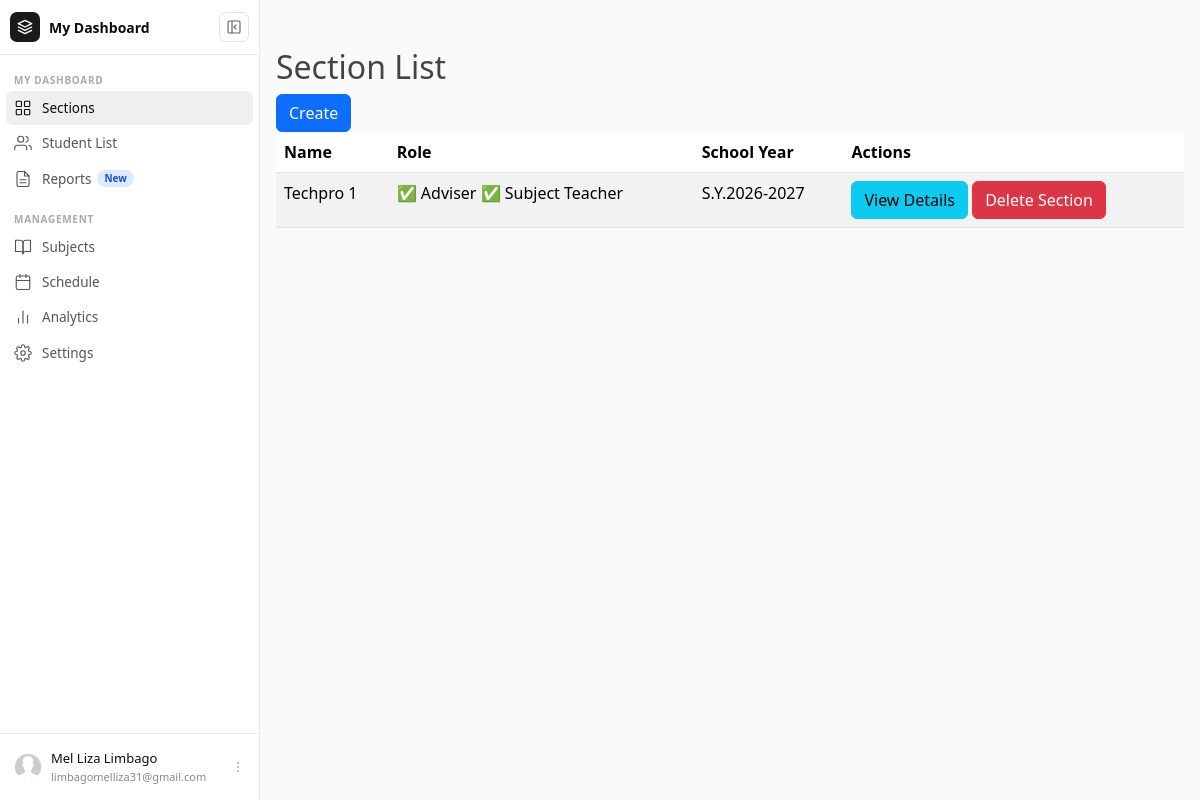
The page /section/ (signed in) on the database as committed earlier.
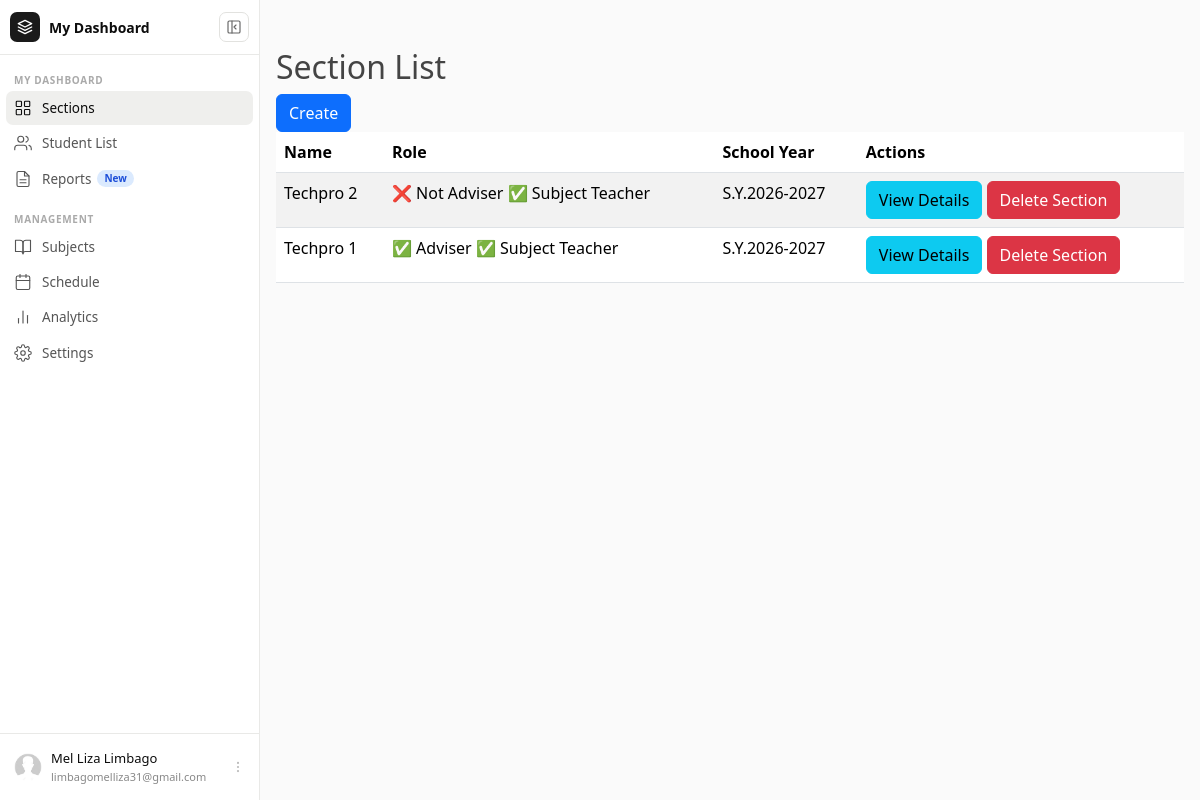
The same page on the database as committed later.
### users/models.py (models this page shows, shortened)
class Profile(models.Model):
    user = models.OneToOneField(User, on_delete=models.CASCADE)
    image = models.ImageField(default='default.jpg', upload_to='profile_pics')

### sections/models.py (models this page shows, shortened)
class Section(models.Model):
    adviser = models.ForeignKey(User, on_delete=models.CASCADE)
    name = models.CharField(max_length=20, null=True)
    grade_level = models.IntegerField(null=True)
    class_type = models.CharField(max_length=100, choices=Class_Type, default='JHS',null=True)
    is_adviser = models.BooleanField(default=True)
    is_subject_teacher = models.BooleanField(default=False)
    principal_name = models.CharField(max_length=100, null=True)
    school_year = models.ForeignKey(schoolYear,on_delete=models.CASCADE, limit_choices_to= {'is_active':True}, default='S.Y. 2026-2027')

### schoolYear/models.py (models this page shows)
class schoolYear(models.Model):
    name = models.CharField(unique=True,max_length=150)
    start_date = models.DateField()
    end_date = models.DateField()
    is_active = models.BooleanField(default=True, verbose_name="Active Status")
    def __str__(self):
        return self.name

### sections/views.py (the view)
# urls.py: path('', SectionListView.as_view(),name='section-home'),
class SectionListView(LoginRequiredMixin, ListView):
    model = Section
    template_name = 'sections/section_home.html'
    context_object_name = 'sections'
    def get_queryset(self):
        return Section.objects.filter(adviser=self.request.user)

### sections/templates/sections/section_home.html (shortened to what this page needs)
{% extends 'users/base.html' %}
{% block content %}
  <h2>Section List</h2>
  <form method="post" action="{% url 'section-create' %}">
    <button type="submit" class="btn btn-primary">Create</button>
  </form>
  {% if sections %}
  <table class="table table-striped table-hover">
    <thead>
      <tr>
        <th scope="col">Name</th>
        <th scope="col">Role</th>
        <th scope="col">School Year</th>
        <th scope="col">Actions</th>
      </tr>
    </thead>
    <tbody>
      {% for section in sections %}
              <tr>
                  <td>{{ section.name }}</td>
                  <td>{% if section.is_adviser %}
                          ✅ Adviser
                        {% else %}
                          ❌ Not Adviser
                      {% endif %}
                      {% if section.is_subject_teacher %}
                          ✅ Subject Teacher
                      {% else %}
                          ❌ Not Subject Teacher
                      {% endif %}</td>
                  <td>{{ section.school_year }}</td>
                  <td>
                    <a href="{% url 'section-detail' section.id %}" class="btn btn-info">View Details</a>
                    <a href="{% url 'section-delete' section.id %}" class="btn btn-danger">Delete Section</a>
                  </td>
              </tr>
          {% endfor %}
    </tbody>
  </table>
  {%else %}
  <div class="alert alert-info mt-3" role="alert">
      There is no section yet. Click 'Create' button to add.
  </div>
  {% endif %}
{% endblock %}

### users/templates/users/base.html (shortened to what this page needs)
{% load static %}
<!DOCTYPE html>
<html>
    <head>
        <link href="https://cdn.jsdelivr.net/npm/bootstrap@5.3.8/dist/css/bootstrap.min.css" rel="stylesheet">
        <link rel="stylesheet" type="text/css" href="{% static 'users/main.css' %}">
        <link rel="stylesheet" href="{% static 'css/sidebar.css' %}">
        <link rel="stylesheet" href="https://cdn.jsdelivr.net/npm/flatpickr/dist/flatpickr.min.css">
    </head>
    <body>
        <div class="d-flex" id="wrapper">
            {% include 'partials/_sidebar.html' %}
            <div id="page-content-wrapper" class="flex-grow-1 overflow-auto">
                <div id="messages" class="p-3">
                </div>
                <div class="container-fluid p-3">
                    {% block content %}{% endblock %}
                </div>
            </div>
        </div>
    </body>
</html>

### users/templates/partials/_sidebar.html (shortened to what this page needs)
{% load static %}
{% if user.is_authenticated %}
<div id="cs-sidebar">
  <div class="cs-top">
    <div class="cs-brand">
      <div class="cs-brand-icon">
        <svg width="16" height="16" viewBox="0 0 24 24" fill="none" stroke="currentColor" stroke-width="2" stroke-linecap="round" stroke-linejoin="round">
          <path d="M12 2L2 7l10 5 10-5-10-5zM2 17l10 5 10-5M2 12l10 5 10-5"/>
        </svg>
      </div>
      <span class="cs-brand-name">My Dashboard</span>
    </div>
    <button class="cs-toggle-btn" id="cs-toggle" type="button" aria-label="Toggle sidebar">
      <svg width="16" height="16" viewBox="0 0 24 24" fill="none" stroke="currentColor" stroke-width="1.75" stroke-linecap="round" stroke-linejoin="round">
        <rect x="3" y="3" width="18" height="18" rx="2"/>
        <path d="M9 3v18"/>
        <path class="cs-arrow" d="M15 9l-3 3 3 3"/>
      </svg>
    </button>
  </div>
  <nav class="cs-nav">
    <div class="cs-section-label">MY DASHBOARD</div>
    <ul>
      <li>
        <a class="cs-link {% if request.resolver_match.url_name == 'section-home' %}active{% endif %}"
           href="{% url 'section-home' %}">
          <span class="cs-label">Sections</span>
        </a>
      </li>
      <li>
        <a class="cs-link {% if request.resolver_match.url_name == 'student-home' %}active{% endif %}"
           href="{% url 'student-home' %}">
          <svg class="cs-icon" viewBox="0 0 24 24" fill="none" stroke="currentColor" stroke-width="1.5" stroke-linecap="round" stroke-linejoin="round" aria-hidden="true">
            <path d="M17 21v-2a4 4 0 0 0-4-4H5a4 4 0 0 0-4 4v2"/>
            <circle cx="9" cy="7" r="4"/>
            <path d="M23 21v-2a4 4 0 0 0-3-3.87M16 3.13a4 4 0 0 1 0 7.75"/>
          </svg>
          <span class="cs-label">Student List</span>
        </a>
      </li>
      <li>
        <a class="cs-link" href="#">
          <span class="cs-label">Reports <span class="cs-badge">New</span></span>
        </a>
      </li>
    </ul>
    <div class="cs-section-label">MANAGEMENT</div>
    <ul>
      <li>
        <a class="cs-link" href="#">
          <svg class="cs-icon" viewBox="0 0 24 24" fill="none" stroke="currentColor" stroke-width="1.5" stroke-linecap="round" stroke-linejoin="round" aria-hidden="true">
            <path d="M2 3h6a4 4 0 0 1 4 4v14a3 3 0 0 0-3-3H2z"/>
            <path d="M22 3h-6a4 4 0 0 0-4 4v14a3 3 0 0 1 3-3h7z"/>
          </svg>
          <span class="cs-label">Subjects</span>
        </a>
      </li>
      <li>
        <a class="cs-link" href="#">
          <span class="cs-label">Schedule</span>
        </a>
      </li>
      <li>
        <a class="cs-link" href="#">
          <svg class="cs-icon" viewBox="0 0 24 24" fill="none" stroke="currentColor" stroke-width="1.5" stroke-linecap="round" stroke-linejoin="round" aria-hidden="true">
            <line x1="18" y1="20" x2="18" y2="10"/>
            <line x1="12" y1="20" x2="12" y2="4"/>
            <line x1="6" y1="20" x2="6" y2="14"/>
          </svg>
          <span class="cs-label">Analytics</span>
        </a>
      </li>
      <li>
        <a class="cs-link {% if request.resolver_match.url_name == 'profile' %}active{% endif %}"
           href="{% url 'profile' %}">
          <span class="cs-label">Settings</span>
        </a>
      </li>
    </ul>
  </nav>
  <div class="cs-footer">
    <div class="dropup">
      <button class="cs-user-btn" type="button" data-bs-toggle="dropdown" aria-expanded="false">
        <img class="cs-avatar" src="{{ user.profile.image.url }}" alt="{{ user.get_full_name }}">
        <div class="cs-user-info">
          <div class="cs-user-name">{{ user.first_name }} {{ user.last_name }}</div>
          <div class="cs-user-email">{{ user.email }}</div>
        </div>
        <svg class="cs-dots" width="14" height="14" viewBox="0 0 24 24" fill="none" stroke="currentColor" stroke-width="1.75" stroke-linecap="round" aria-hidden="true">
          <circle cx="12" cy="5" r="1"/><circle cx="12" cy="12" r="1"/><circle cx="12" cy="19" r="1"/>
        </svg>
      </button>
    </div>
  </div>
</div>
{% endif %}

### users/static/users/main.css (style rules this page uses)
body { background: #fafafa; color: #333333; }
h1, h2, h3, h4, h5, h6 { color: #444444; }
ul { margin: 0; }

### users/static/css/sidebar.css (style rules this page uses)
#cs-sidebar *, #cs-sidebar *::before, #cs-sidebar *::after { box-sizing: border-box; }
#cs-sidebar { width: 260px; min-width: 260px; height: 100vh; position: sticky; top: 0; background: #fff; border-right: 1px solid #e9e9e7; display: flex; flex-direction: column; transition: width 0.25s cubic-bezier(0.4,0,0.2,1), min-width 0.25s cubic-bezier(0.4,0,0.2,1); overflow: hidden; z-index: 100; flex-shrink: 0; }
.cs-top { display: flex; align-items: center; justify-content: space-between; gap: 8px; padding: 12px 10px; border-bottom: 1px solid #e9e9e7; min-height: 54px; }
.cs-brand { display: flex; align-items: center; gap: 9px; overflow: hidden; min-width: 0; }
.cs-brand-icon { width: 30px; height: 30px; min-width: 30px; background: #1a1a1a; border-radius: 7px; display: flex; align-items: center; justify-content: center; color: #fff; }
.cs-brand-name { font-size: 14px; font-weight: 600; color: #0d0d0d; white-space: nowrap; opacity: 1; transition: opacity 0.15s; }
.cs-toggle-btn { width: 30px; height: 30px; min-width: 30px; padding: 0; background: transparent; border: 1px solid #e2e2df; border-radius: 7px; display: flex; align-items: center; justify-content: center; cursor: pointer; color: #666; transition: background 0.12s; }
.cs-nav { flex: 1; overflow-y: auto; overflow-x: hidden; padding: 8px 6px 4px; }
.cs-nav ul { list-style: none; padding: 0; margin: 0 0 6px; }
.cs-section-label { padding: 10px 8px 3px; font-size: 10px; font-weight: 600; letter-spacing: 0.07em; color: #aaa; white-space: nowrap; overflow: hidden; transition: opacity 0.15s, height 0.25s, padding 0.25s; }
.cs-link { display: flex; align-items: center; gap: 10px; padding: 7px 8px; border-radius: 7px; text-decoration: none; color: #555; font-size: 13.5px; font-weight: 400; white-space: nowrap; overflow: hidden; transition: background 0.1s, color 0.1s; position: relative; margin-bottom: 1px; }
.cs-link.active { background: #efefed; color: #0d0d0d; font-weight: 500; }
.cs-icon { width: 18px; height: 18px; min-width: 18px; flex-shrink: 0; }
.cs-label { flex: 1; overflow: hidden; text-overflow: ellipsis; display: flex; align-items: center; gap: 6px; opacity: 1; transition: opacity 0.15s; }
.cs-badge { font-size: 10px; font-weight: 600; background: #dbeafe; color: #1d4ed8; padding: 1px 7px; border-radius: 99px; }
.cs-footer { border-top: 1px solid #e9e9e7; padding: 8px 6px; }
.cs-user-btn { display: flex; align-items: center; gap: 9px; padding: 7px 8px; border-radius: 7px; width: 100%; background: transparent; border: none; cursor: pointer; overflow: hidden; transition: background 0.12s; text-align: left; }
.cs-avatar { width: 28px !important; height: 28px !important; min-width: 28px !important; border-radius: 50% !important; object-fit: cover !important; flex-shrink: 0 !important; display: block !important; }
.cs-user-info { flex: 1; overflow: hidden; min-width: 0; opacity: 1; transition: opacity 0.15s; }
.cs-user-name { font-size: 13px; font-weight: 500; color: #0d0d0d; white-space: nowrap; overflow: hidden; text-overflow: ellipsis; }
.cs-user-email { font-size: 11px; color: #888; white-space: nowrap; overflow: hidden; text-overflow: ellipsis; }
.cs-dots { flex-shrink: 0; color: #bbb; opacity: 1; transition: opacity 0.15s; }
#wrapper { min-height: 100vh; align-items: stretch; }
#page-content-wrapper { min-width: 0; width: 100%; }

Rows that differ between the two databases and show on the page:
added Section: name "Techpro 2", is_adviser "❌ Not Adviser", is_subject_teacher "✅ Subject Teacher", school_year "S.Y.2026-2027"
